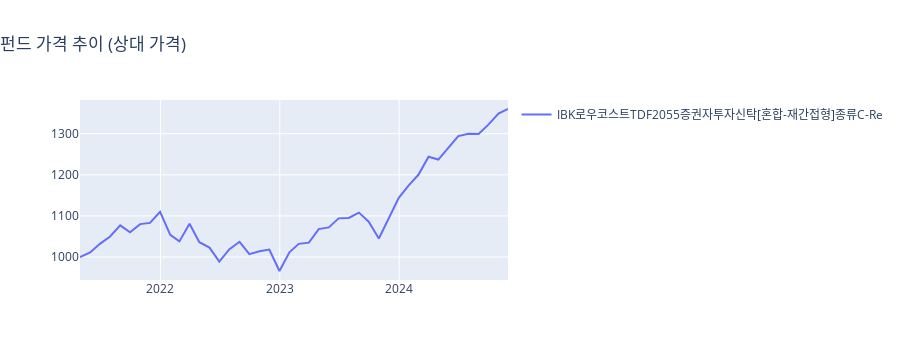

Write notebook code for a chart like this one.
### Code cell
import plotly.graph_objects as go

def generate_plot(data, cost=False, compare=False):
    if not data or 'columns' not in data:
        return {'data': [], 'layout': {'title': 'No Data Available', 'height': 300}}
    
    cols = data['columns']  # Columns: ['price', 'price_after_fees']
    col = cols[1] if cost else cols[0]  # Select the column based on cost
    kind = 'compare' if compare else 'default'  # Default or compare data
    dat = data[kind][col]
    
    if not dat or 'history' not in dat or 'index' not in dat:
        return {'data': [], 'layout': {'title': 'No Data Available', 'height': 300}}
    
    # Prepare data for each ticker
    traces = []
    for ticker in dat['history'][0].keys():
        y_values = [row[ticker] for row in dat['history']]
        traces.append(go.Scatter(
            x=dat['index'],        # Dates from the index
            y=y_values,            # Price history for each ticker
            mode='lines',
            name=ticker ,           # Ticker as the legend name
            showlegend=True
        ))

    # Title logic
    title_base = '펀드 가격 추이'
    title_comp = '상대 가격' if compare else '펀드별 최근 결산 기준가격으로 계산'
    title_cost = '수수료 적용' if cost else None

    title = f"{title_base} ({title_comp}"
    title = f"{title}, {title_cost})" if title_cost else f"{title})"
    
    layout = go.Layout(
        title={'text': title, 'x': 0},
        hovermode='x',
    )
    
    return {'data': traces, 'layout': layout}


i = 2055
data = preprocessed_data[i]
result = generate_plot(data, cost=False, compare=True)
go.Figure(**result)

### Figure 1 — Plotly figure (JSON) as saved in the notebook; plotly's stock layout.template omitted (floating-point values rounded to 4 significant figures)
{"data": [{"mode": "lines", "name": "IBK로우코스트TDF2055증권자투자신탁[혼합-재간접형]종류C-Re", "showlegend": true, "type": "scatter", "x": ["2021-04-30", "2021-05-31", "2021-06-30", "2021-07-31", "2021-08-31", "2021-09-30", "2021-10-31", "2021-11-30", "2021-12-31", "2022-01-31", "2022-02-28", "2022-03-31", "2022-04-30", "2022-05-31", "2022-06-30", "2022-07-31", "2022-08-31", "2022-09-30", "2022-10-31", "2022-11-30", "2022-12-31", "2023-01-31", "2023-02-28", "2023-03-31", "2023-04-30", "2023-05-31", "2023-06-30", "2023-07-31", "2023-08-31", "2023-09-30", "2023-10-31", "2023-11-30", "2023-12-31", "2024-01-31", "2024-02-29", "2024-03-31", "2024-04-30", "2024-05-31", "2024-06-30", "2024-07-31", "2024-08-31", "2024-09-30", "2024-10-31", "2024-11-29"], "y": [1000, 1011, 1032, 1050, 1077, 1060, 1080, 1083, 1110, 1054, 1038, 1081, 1036, 1023, 989, 1019, 1037, 1007, 1014, 1018, 966, 1012, 1032, 1035, 1068, 1072, 1094, 1095, 1108, 1086, 1045, 1095, 1144, 1175, 1200, 1244, 1237, 1266, 1294, 1300, 1299, 1322, 1349, 1360]}], "layout": {"height": 360, "hovermode": "x", "title": {"text": "펀드 가격 추이 (상대 가격)", "x": 0}, "xaxis": {"autorange": true, "range": ["2021-04-30", "2024-11-29"], "type": "date"}, "yaxis": {"autorange": true, "range": [944.1, 1382.0], "type": "linear"}}}
